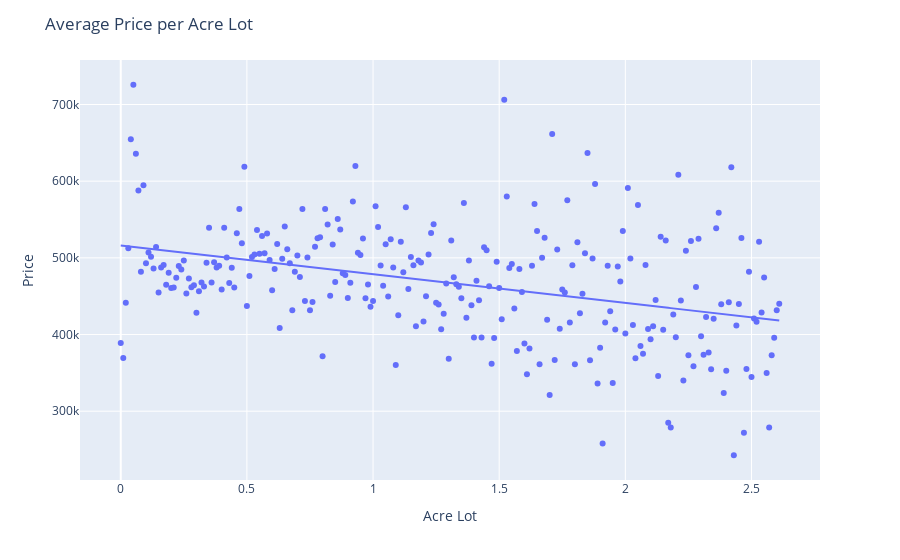

The cell this chart's notebook holds for it:
### Code cell
import plotly.express as px

df_mean = df.groupby('acre_lot')['price'].mean().reset_index()
fig = px.scatter(df_mean, x='acre_lot', y='price', trendline='ols')
fig.update_layout(title='Average Price per Acre Lot', xaxis_title='Acre Lot', yaxis_title='Price')
fig.show()

### Figure 1 — Plotly figure (JSON) as saved in the notebook; plotly's stock layout.template omitted (floating-point values rounded to 4 significant figures; data arrays with more than 128 entries replaced by an {"elided": "..."} marker saying what was removed)
{"data": [{"hovertemplate": "acre_lot=%{x}<br>price=%{y}<extra></extra>", "legendgroup": "", "marker": {"color": "#636efa", "symbol": "circle"}, "mode": "markers", "name": "", "orientation": "v", "showlegend": false, "type": "scatter", "x": {"elided": "262 float values"}, "xaxis": "x", "y": {"elided": "262 float values"}, "yaxis": "y"}, {"hovertemplate": "<b>OLS trendline</b><br>price = -37408 * acre_lot + 515967<br>R<sup>2</sup>=0.142187<br><br>acre_lot=%{x}<br>price=%{y} <b>(trend)</b><extra></extra>", "legendgroup": "", "marker": {"color": "#636efa", "symbol": "circle"}, "mode": "lines", "name": "", "showlegend": false, "type": "scatter", "x": {"elided": "262 float values"}, "xaxis": "x", "y": {"elided": "262 float values"}, "yaxis": "y"}], "layout": {"legend": {"tracegroupgap": 0}, "margin": {"t": 60}, "title": {"text": "Average Price per Acre Lot"}, "xaxis": {"anchor": "y", "domain": [0, 1], "title": {"text": "Acre Lot"}}, "yaxis": {"anchor": "x", "domain": [0, 1], "title": {"text": "Price"}}}}
